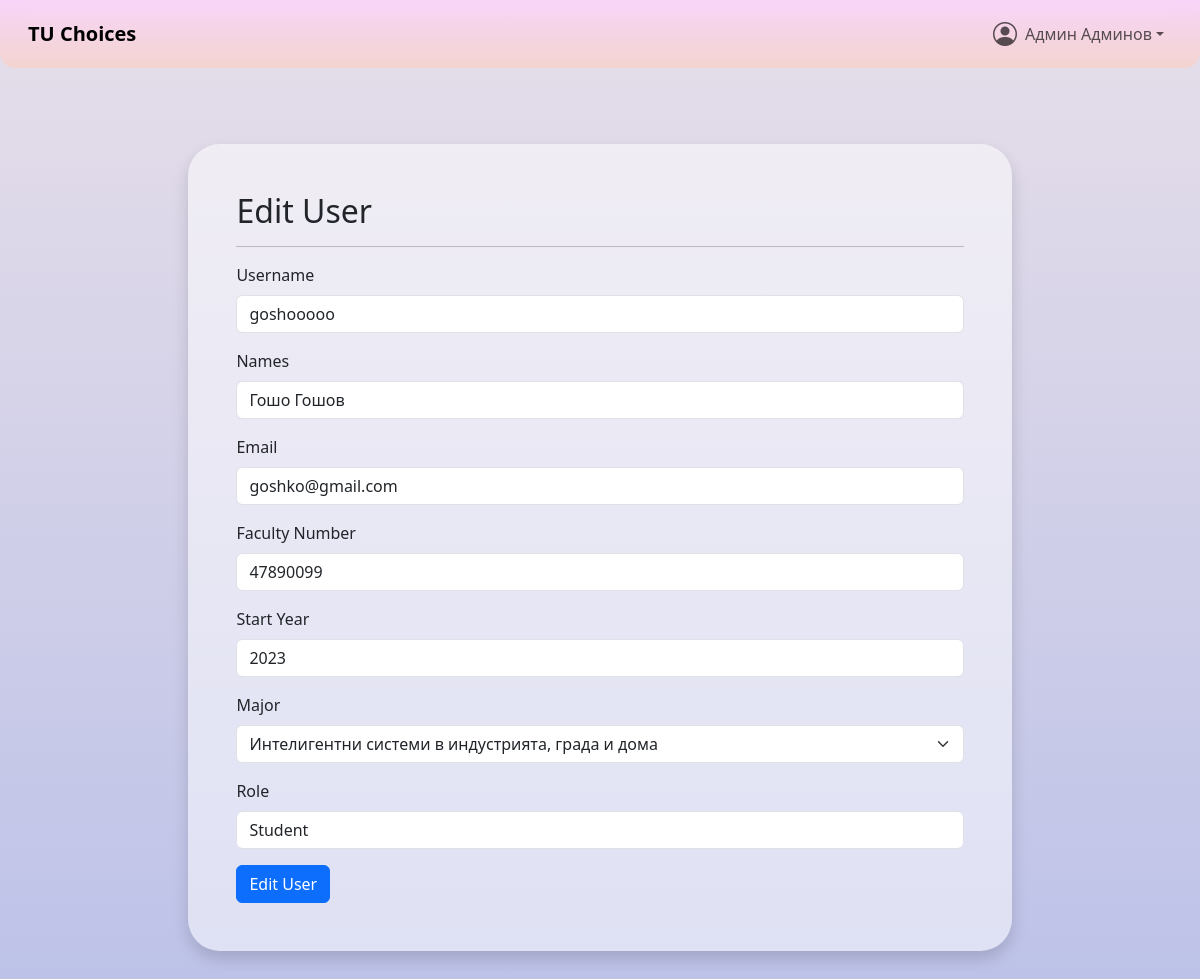
Page /users/userEdit.php?id=10 (signed in) on the committed database.
### tables this page shows
CREATE TABLE `users` (
  `id` int(11) NOT NULL,
  `username` varchar(100) NOT NULL,
  `names` varchar(100) NOT NULL,
  `email` varchar(100) NOT NULL,
  `pass` varchar(100) NOT NULL DEFAULT '',
  `role` int(11) NOT NULL DEFAULT 0 COMMENT '1=student,2=teacher,3=admin',
  `fn` varchar(100) NOT NULL DEFAULT '',
  `major` varchar(10) NOT NULL DEFAULT '0',
  `faculty` varchar(10) NOT NULL DEFAULT '0',
  `start_year` int(11) DEFAULT NULL,
  `active` tinyint(1) NOT NULL DEFAULT 0,
  `deleted` tinyint(1) NOT NULL DEFAULT 0,
  `created_at` datetime NOT NULL DEFAULT current_timestamp(),
  `updated_at` datetime NOT NULL DEFAULT current_timestamp() ON UPDATE current_timestamp()
);

CREATE TABLE `majors` (
  `id` int(11) NOT NULL,
  `name` varchar(100) NOT NULL,
  `short` varchar(50) NOT NULL,
  `faculty` varchar(10) NOT NULL DEFAULT '0',
  `deleted` tinyint(1) NOT NULL DEFAULT 0,
  `created_at` datetime NOT NULL DEFAULT current_timestamp(),
  `updated_at` datetime NOT NULL DEFAULT current_timestamp() ON UPDATE current_timestamp()
);

### backend/users/user.php (called while the page is built, shortened)
<?php
class User
{
    private $username;
    private $names;
    private $email;
    private $role;
    private $fn;
    private $majorShort;
    private $startYear;
    public function __construct($id, mysqli $mysqli)
    {
        $this->id = $id;
        $stmt = $mysqli->prepare(
            "SELECT username, names, email, role, fn, major, faculty, start_year
             FROM users
             WHERE id = ?
             LIMIT 1"
        );
        $stmt->bind_param('i', $this->id);
        $stmt->execute();
        $stmt->bind_result(
            $username,
            $names,
            $email,
            $role,
            $fn,
            $majorShort,
            $facultyShort,
            $startYear
        );
        $this->username = $username;
        $this->names = $names;
        $this->email = $email;
        $this->role = $role;
        $this->fn = $fn;
        $this->majorShort = $majorShort;
        $this->startYear = $startYear;
    }
    public function getUsername()
    {
        return $this->username;
    }
    public function getNames()
    {
        return $this->names;
    }
    public function getEmail()
    {
        return $this->email;
    }
    public function getRole()
    {
        return $this->role;
    }
    public function getFn()
    {
        return $this->fn;
    }
    public function getMajorShort()
    {
        return $this->majorShort;
    }
    public function getStartYear()
    {
        return $this->startYear;
    }
}

### backend/utils/dbUtils.php (called while the page is built, shortened)
<?php
function getNonDeletedFromDB($table_name, $mysqli, $hasDeleted = true, $searchableByID = false)
{
    $check = $hasDeleted ? " WHERE deleted = 0" : "";
    $stmt = $mysqli->prepare("SELECT * FROM " . $table_name . $check);
    $stmt->execute();
    $result = $stmt->get_result();
    $arr = [];
    if ($searchableByID) {
        while ($row = $result->fetch_assoc()) {
            $arr[$row['id']] = $row;
        }
    } else {
        $arr = $result->fetch_all(MYSQLI_ASSOC);
    }
    return $arr;
}

### users/userEdit.php (the view, shortened to what this page needs)
<?php
require_once "../header.php";
$userObj = null;
try {
    $userObj = new User($_GET["id"], $mysqli);
} catch (Exception $e) {
    echo $e->getMessage();
    require_once "../footer.php";
    exit;
}
$majors = getNonDeletedFromDB("majors", $mysqli);
?>
<main>
    <div class="container-fluid d-flex flex-column align-items-center pb-5 pt-5" style="min-height:90vh">
        <div class="bg-white bg-opacity-50 p-5 rounded-5 shadow" style="width:70%">
            <h2 class="mb-3">Edit User</h2>
            <hr>
            <form method="post" class="w-100">
                <div class="mb-3">
                    <label for="username" class="form-label">Username</label>
                    <input type="text" class="form-control" id="username" name="username"
                        value="<?= $userObj->getUsername() ?>" required>
                </div>
                <div class="mb-3">
                    <label for="names" class="form-label">Names</label>
                    <input type="text" class="form-control" id="names" name="names" value="<?= $userObj->getNames() ?>"
                        required>
                </div>
                <div class="mb-3">
                    <label for="email" class="form-label">Email</label>
                    <input type="email" class="form-control" id="email" name="email" value="<?= $userObj->getEmail() ?>"
                        required>
                </div>
                <div class="mb-3 student-field">
                    <label for="fn" class="form-label student-field-label">Faculty Number</label>
                    <input type="text" class="form-control student-field" id="fn" name="fn"
                        value="<?= $userObj->getFn() ?>">
                </div>
                <div class="mb-3 student-field">
                    <label for="start_year" class="form-label">Start Year</label>
                    <input type="number" class="form-control" id="start_year" name="start_year"
                        value="<?= $userObj->getStartYear() ?>">
                </div>
                <div class="mb-3 student-field">
                    <label for="major" class="form-label">Major</label>
                    <select class="form-select" id="major" name="major" required>
                        <?php foreach ($majors as $m): ?>
                            <option value="<?= $m['short'] ?>" <?= $m['short'] == $userObj->getMajorShort() ? 'selected' : '' ?>>
                                <?= htmlspecialchars($m['name']) ?>
                            </option>
                        <?php endforeach; ?>
                    </select>
                </div>
                <div class="mb-3">
                    <label for="role" class="form-label">Role</label>
                    <input type="text" class="form-control" id="type" name="type"
                        value="<?= $userObj->getRole() == 1 ? 'Student' : 'Teacher' ?>" readonly>
                </div>
                <button type="submit" class="btn btn-primary">Edit User</button>
            </form>
        </div>
    </div>
</main>
<?php require_once "../footer.php" ?>

### header.php (shortened to what this page needs)
<?php
require_once "backend/config/dbConfig.php";
require_once "backend/utils/dbUtils.php";
require_once "backend/distributions/Distribution.php";
require_once "backend/users/User.php";
$projectRoot = str_replace(
    realpath($_SERVER['DOCUMENT_ROOT']),
    '',
    realpath(__DIR__ . '/')
);
$user = new User($_SESSION["userID"], $mysqli);
?>
<!DOCTYPE html>
<html lang="en">
<head>
    <link href="https://cdn.jsdelivr.net/npm/bootstrap@5.3.5/dist/css/bootstrap.min.css" rel="stylesheet"
>
    <link rel="stylesheet" href="https://cdn.jsdelivr.net/npm/bootstrap-icons@1.10.5/font/bootstrap-icons.css">
    <link rel="stylesheet" href="https://cdn.datatables.net/2.3.0/css/dataTables.bootstrap5.css">
         <link rel="stylesheet" href="<?= $projectRoot ?>/css/main.css">
    <link rel="stylesheet" href="<?= $projectRoot ?>/css/navbar.css">
</head>
<body>
    <header>
        <nav class="navbar navbar-expand-lg navbar-custom fixed-top px-3">
            <div class="container-fluid">
                <a class="navbar-brand fw-bold" href="<?= $projectRoot ?>/index.php">TU Choices</a>
                <div class="collapse navbar-collapse" id="mainNav">
                    <ul class="navbar-nav ms-auto mb-2 mb-lg-0 align-items-lg-center">
                        <li class="nav-item dropdown">
                            <a class="nav-link dropdown-toggle d-flex align-items-center" href="#" id="profileDropdown"
                                role="button" data-bs-toggle="dropdown" aria-expanded="false">
                                <i class="bi bi-person-circle fs-4"></i>
                                <div class="ms-2"><?= $user->getNames(); ?></div>
                            </a>
                        </li>
                    </ul>
                </div>
            </div>
        </nav>
    </header>

### css/navbar.css (style rules this page uses)
.navbar-custom { background-image: linear-gradient(to top, rgb(250, 208, 196, 70%) 0%, rgb(255, 209, 255, 70%) 100%); backdrop-filter: blur(10px); border-radius: 0 0 1rem 1rem; margin-bottom: 2rem; }

### header.php (style rules this page uses)
html, body { overflow-x: hidden; height: 100%; margin: 0; }
body { background-color: #E4E4E1; background-image: linear-gradient(to top, #bdc2e8 0%, #bdc2e8 1%, #e6dee9 100%); background-blend-mode: normal, multiply; background-repeat: no-repeat; background-size: cover; background-attachment: fixed; }
main { margin-top: 6rem; }

### rows in the picture
users: names "Админ Админов"
users: username "goshooooo", names "Гошо Гошов", email "goshko@gmail.com", fn "47890099", start_year "2023", major "Интелигентни системи в индустрията, града и дома", type "Student"
